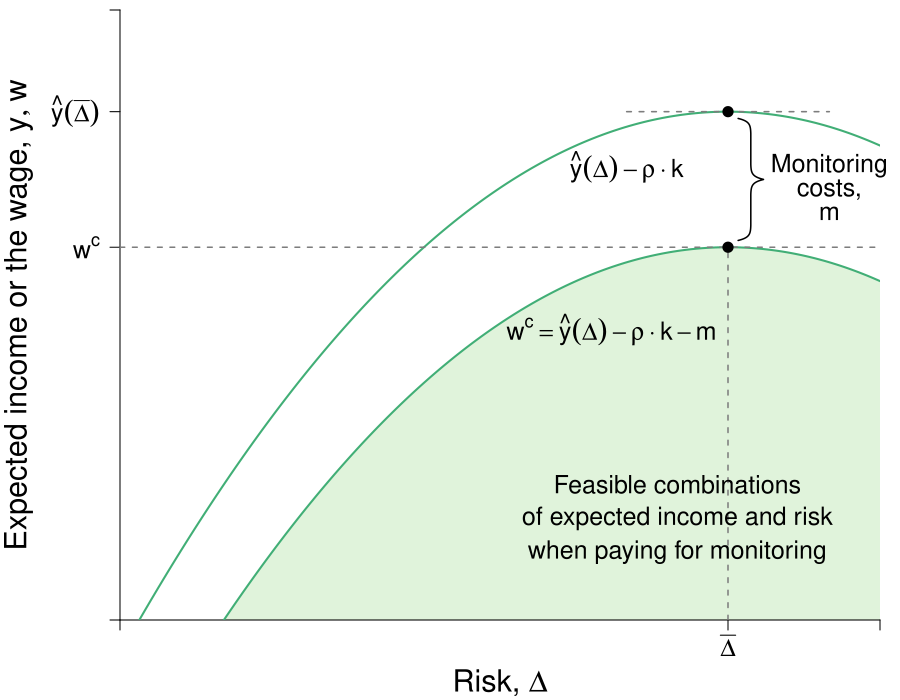

Generate this figure with R:
require(shape)
library(pBrackets)
pdf(file = "capitalism/risk_contrast_monitoring.pdf", width = 9, height = 7)


#Set parameters for graphics
axislabelsize <- 1.8
labelsize <- 1.5
namesize <- 1.8
annotatesize <- 1.5
graphlinewidth <- 2
segmentlinewidth <- 1.5

a <- c(2, 4, 6)


COL <- c("#7fc97f", "#beaed4", "#fdc086", "#ffff99", "#386cb0", "#f0027f", "#bf5b17", "#666666")
COLA <- c("#e0f3db", "#99d8c9","#66c2a4","#41ae76", "#238b45", "#005824")
COLB <- c("#c6dbef", "#4eb3d3", "#2b8cbe", "#0868ac","#084081")
COLC <- c("#fcfbfd", "#efedf5", "#dadaeb", "#bcbddc", "#9e9ac8", "#807dba", "#6a51a3", "#54278f", "#3f007d")
grays <- gray.colors(25, start = 1, end = 0, alpha = 1)

par(mar =  c(4, 6, 0.5, 1))
xlims <- c(0, 15)
ylims <- c(0, 18)

riskreturn <- function(g, int1 = 14, int2 = 4, coeff = 1/3){
  int1 - (int2 - (coeff)*g)^2
}

uA <- function(y, g, slope = 0.5){
  y + y*g  - slope*g^2
}

indiffA <- function(g, intercept = 3, slope1 = 0.25, slope2 = 0.12){
  intercept  + slope1*g + slope2*g^2
}

indiffA2 <- function(g, intercept = 3, slope1 = 0.25, slope2 = 0.05){
  intercept  + slope1*g + slope2*g^2
}

#Plot command 
plot(0, 0, xlim = xlims, ylim = ylims, 
     type = "n",
     xlab = expression(paste("")),
     ylab = expression(paste("")), 
     axes = FALSE,
     # xlab = expression(paste("Bob's Payoff, ", u^B)),
     # ylab = expression(paste("Alfredo's Payoff, ", u^A)),
     #xaxt = "n", 
     #yaxt = "n", 
     cex.lab = axislabelsize, 
     bty = "n", 
     xaxs="i", 
     yaxs="i"
)

xpoly <- seq(from = xlims[1], to = xlims[2], length.out = 500)
ypoly <- riskreturn(xpoly, int1 = 11)
polygon(x = xpoly, y = ypoly, col = COLA[1], density = NULL, border = NA)

xpoly1 <- c(2, xlims[2], xlims[2])
ypoly1 <- c(0, 0, riskreturn(xlims[2], int1 = 11))
polygon(x = xpoly1, y = ypoly1, col = COLA[1], density = NULL, border = NA)


#Customize ticks and labels for the plot
# ticksy <- seq(ylims[1], ylims[2], 3)
# ylabels <- seq(ylims[1], ylims[2], 3)
# ticksx <- seq(xlims[1], xlims[2], 5)
# xlabels <- seq(xlims[1], xlims[2], 5)
ticksx <- c(0, 12, xlims[2])
xlabels <- c(NA, expression(paste( bar(Delta) )), NA)
ticksy <- c(0, 11, riskreturn(int1 = 15, g = 12), ylims[2])
ylabels <- c(NA, expression(paste(w^c)), expression(paste(hat(y)(bar(Delta)))), NA)

axis(1, at = ticksx, pos = 0, labels = xlabels, cex.axis = labelsize)
axis(2, at = ticksy, pos = 0, labels = ylabels, las = 1, cex.axis = labelsize)

#Axis labels and draw linear utility function
mtext(expression(paste("Risk, ", Delta)), side = 1, line = 3, cex = axislabelsize)
text(-2, 0.5*ylims[2], expression(paste("Expected income or the wage, ", list(y, w))), xpd = TRUE, cex = axislabelsize, srt = 90) 


npts <- 500 
xx1 <- seq(xlims[1], xlims[2], length.out = npts)
#lines(xx1, riskreturn(xx1, int1 = 5.7), col = COLA[4], lwd = graphlinewidth, lty = 1)
lines(xx1, riskreturn(xx1, int1 = 11), col = COLA[4], lwd = graphlinewidth, lty = 1)
lines(xx1, riskreturn(xx1, int1 = 15), col = COLA[4], lwd = graphlinewidth, lty = 1)
# lines(xx1, indiffA(xx1, intercept = 4.4), col = COLB[3], lwd = graphlinewidth, lty = 1)
# lines(xx1, indiffA(xx1, intercept = 8), col = COLB[3], lwd = graphlinewidth, lty = 1)
# lines(xx1, indiffA2(xx1, intercept = 7.1), col = COLB[5], lwd = graphlinewidth, lty = 1)
# lines(xx1, indiffA2(xx1, intercept = 10), col = COLB[5], lwd = graphlinewidth, lty = 1)

#Add points a, b, c and d
segments(12, 0, 12, riskreturn(int1 = 11, g = 12), lty = 2, col = grays[20], lwd = segmentlinewidth)
segments(10, riskreturn(int1 = 15, g = 12), 14, riskreturn(int1 = 15, g = 12), lty = 2, col = grays[20], lwd = segmentlinewidth)
#text(5.6 + 0.25, riskreturn(g = 5.6) - 0.3, expression(A), cex = labelsize)
# 


# segments(7.5, 0, 7.5, riskreturn(g = 7.5) , lty = 2, col = "gray", lwd = segmentlinewidth)
# segments(0, riskreturn(g = 7.5) , 7.5, riskreturn(g = 7.5) , lty = 2, col = "gray", lwd = segmentlinewidth)
# points(7.5, riskreturn(g = 7.5) , pch = 16, col = "black", cex = 1.5)
# text(7.5 + 0.25, riskreturn(g = 8) - 1, expression(B), cex = labelsize)

#Segment for next best wage offer
segments(0, 11, xlims[2], 11, lty = 2, col = grays[20], lwd = segmentlinewidth)


points(12, riskreturn(int1 = 15, g = 12), pch = 16, col = "black", cex = 1.5)

points(12, riskreturn(int1 = 11, g = 12), pch = 16, col = "black", cex = 1.5)




#Label risk return schedule
text(10, riskreturn(g = 14) - 0.2, expression(paste(hat(y)*(Delta) - rho%.%k) ), cex = labelsize)

text(9.7, riskreturn(int1 = 11, g = 14)-2, expression(paste(w^c==hat(y)*(Delta)-rho%.%k-m) ), cex = labelsize)

#Arrows(12, riskreturn(int1 = 15, g = 12) - 0.75, 12, riskreturn(int1 = 11, g = 12) + 0.75, col = "black", lty = 1, lwd = 2, arr.type = "triangle", arr.lwd = 0.5, code = 3)
brackets(12 + 0.2, riskreturn(int1 = 15, g = 12) - 0.2, 12 + 0.2, riskreturn(int1 = 11, g = 12) + 0.2,  
         ticks = 0.5, curvature = 0.5, type = 1, h = 0.5,
         col = "black", lwd = segmentlinewidth, lty = 1, xpd = TRUE)

text(14, 13.4, expression(paste("Monitoring")), cex = labelsize, xpd = TRUE)
text(14, 12.7, expression(paste("costs,")), cex = labelsize, xpd = TRUE)
text(14, 12, expression(paste( m )), cex = labelsize, xpd = TRUE)

text(11, 4, expression(paste("Feasible combinations")), cex = labelsize, xpd = TRUE)
text(11, 3, expression(paste("of expected income and risk")), cex = labelsize, xpd = TRUE)
text(11, 2, expression(paste("when paying for monitoring")), cex = labelsize, xpd = TRUE)
#text(14, 12, expression(paste( m )), cex = labelsize, xpd = TRUE)


dev.off()
